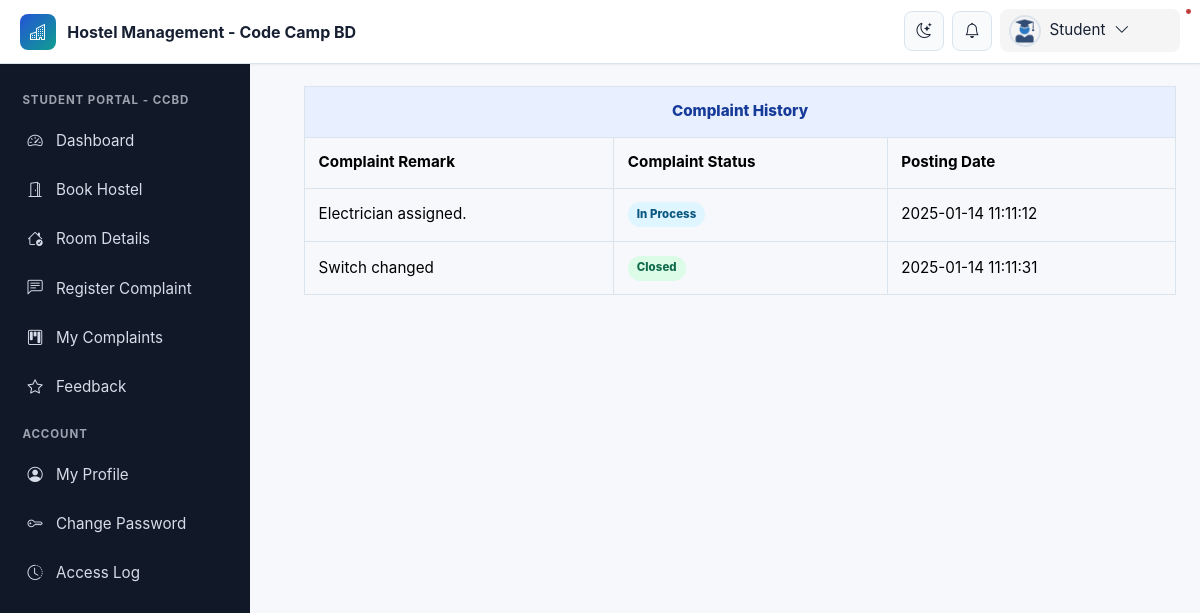
/complaint-details.php?cid=1 (signed in), run on the app's committed database.
### tables this page shows
CREATE TABLE `complainthistory` (
  `id` int(11) NOT NULL,
  `complaintid` int(11) DEFAULT NULL,
  `compalintStatus` varchar(255) DEFAULT NULL,
  `complaintRemark` mediumtext DEFAULT NULL,
  `postingDate` timestamp NULL DEFAULT current_timestamp()
);

### complaint-details.php (the view, shortened to what this page needs)
<?php
include('includes/config.php');
?>
<!doctype html>
<html lang="en" class="no-js">
<head>
	<link rel="stylesheet" href="css/font-awesome.min.css">
	<link rel="stylesheet" href="https://cdn.jsdelivr.net/npm/bootstrap-icons@1.11.3/font/bootstrap-icons.css">
	<link rel="stylesheet" href="https://cdn.jsdelivr.net/npm/bootstrap@5.3.3/dist/css/bootstrap.min.css">
	<link rel="stylesheet" href="css/dataTables.bootstrap.min.css">
	<link rel="stylesheet" href="css/bootstrap-social.css">
	<link rel="stylesheet" href="css/bootstrap-select.css">
	<link rel="stylesheet" href="css/fileinput.min.css">
	<link rel="stylesheet" href="css/awesome-bootstrap-checkbox.css">
	<link rel="stylesheet" href="css/style.css">
	<link rel="stylesheet" href="css/modern-ui.css">
	<link rel="stylesheet" href="css/font-awesome.min.css">
</head>
<body>
	<?php include('includes/header.php');?>
	<div class="ts-main-content">
			<?php include('includes/sidebar.php');?>
		<div class="content-wrapper">
			<div class="container-fluid">
				<div class="row" id="print">
<?php
$cid=$_GET['cid'];
	  	?>
<?php $query="select * from complainthistory where (complaintid=?)";
$stmt1= $mysqli->prepare($query) ;
$stmt1->bind_param('i',$cid);
$stmt1->execute() ;
 $res1=$stmt1->get_result();
	  	?>
			<table id="zctb" class="table table-bordered " cellspacing="0" width="100%" border="1">
<tr>
	<th colspan="3" class="table-section-title">Complaint History</th>
</tr>
<tr>
	<th>Complaint Remark</th>
	<th>Complaint Status</th>
	<th>Posting Date</th>
</tr>
<?php
while($row1=$res1->fetch_object())
	  { ?>
<tr>
<td><?php echo $row1->complaintRemark;?></td>
<td><?php echo $row1->compalintStatus;?></td>
<td><?php echo $row1->postingDate;?></td>
</tr>
<?php } ?>
</table>
</div>
</div>
</div>
</div>
</body>
</html>

### css/style.css (style rules this page uses)
html { font-size: 14px; }
@media only screen and (min-width: 480px) { html { font-size: 17px; } }
@media only screen and (min-width: 768px) { html { font-size: 14px; } }
body { font-size: 1em; }
.ts-main-content .content-wrapper { padding-top: 15px; margin-top: 20px; }
@media only screen and (min-width: 992px) { .ts-main-content .content-wrapper { margin-left: 250px; } }

### css/modern-ui.css (style rules this page uses)
:root { color-scheme: light; --hms-bg: #f6f8fb; --hms-surface: #ffffff; --hms-surface-soft: #f9fafb; --hms-border: #dbe3ec; --hms-text: #172033; --hms-muted: #637083; --hms-primary: #2454d6; --hms-primary-dark: #163b99; --hms-primary-soft: #e8efff; --hms-accent: #0f9f8f; --hms-success: #16855f; --hms-warning: #b76b00; --hms-danger: #c23b3b; --hms-info: #1477a5; --hms-sidebar: #111827; --hms-sidebar-muted: #9ca3af; --hms-shadow-sm: 0 1px 2px rgba(16, 24, 40, .06); --hms-shadow: 0 14px 34px rgba(16, 24, 40, .10); --hms-radius: 8px; --hms-header-height: 64px; --hms-sidebar-width: 280px; }
* { box-sizing: border-box; }
html { font-size: 16px; }
body { min-height: 100vh; margin: 0; background: var(--hms-bg); color: var(--hms-text); font-family: Inter, ui-sans-serif, system-ui, -apple-system, BlinkMacSystemFont, "Segoe UI", sans-serif; font-size: .95rem; line-height: 1.5; letter-spacing: 0; }
.ts-main-content .content-wrapper { min-height: 100vh; margin-top: 0; padding: calc(var(--hms-header-height) + 1rem) 1rem 2rem; transition: margin-left .24s ease; }
.container-fluid { max-width: 1480px; }
.table, table { width: 100%; color: var(--hms-text); vertical-align: middle; }
.table > :not(caption) > * > * { padding: .85rem; background: transparent; border-bottom-color: var(--hms-border); }
.table tbody tr { transition: background .18s ease; }
.table-bordered, .table-bordered > :not(caption) > * { border-color: var(--hms-border); }
.table-section-title { color: var(--hms-primary-dark) !important; text-align: center; background: var(--hms-primary-soft) !important; font-weight: 800; }
@media (min-width: 992px) { .ts-main-content .content-wrapper { margin-left: var(--hms-sidebar-width); padding: calc(var(--hms-header-height) + 1.35rem) 1.5rem 2.5rem; } }

### data on the page
complainthistory: complaintRemark "Electrician assigned.", postingDate "2025-01-14 11:11:12"
complainthistory: complaintRemark "Switch changed", postingDate "2025-01-14 11:11:31"
